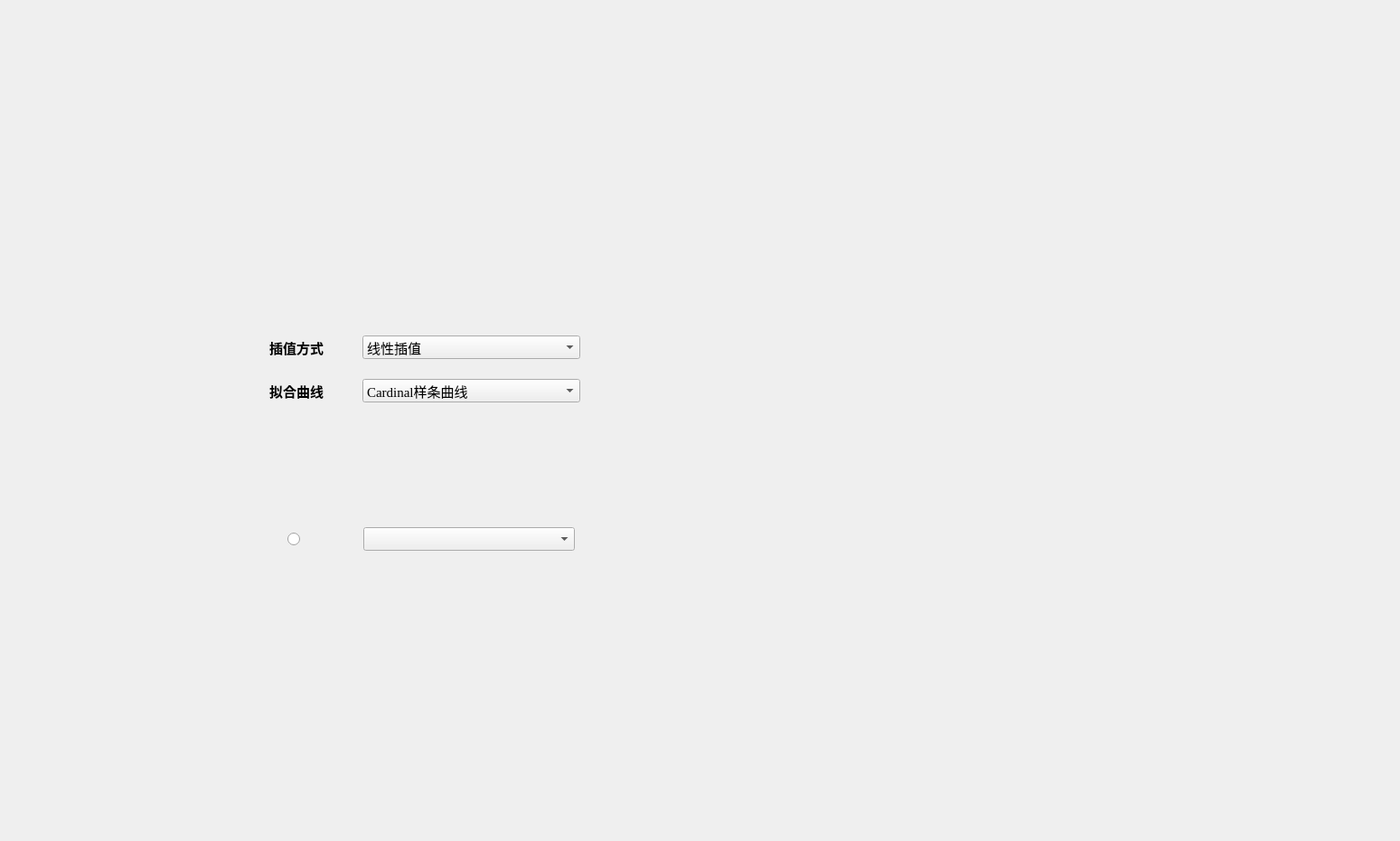
      <widget class="QWidget" name="hidePage">
       <widget class="QWidget" name="widget_38" native="true">
        <property name="geometry">
         <rect>
          <x>230</x>
          <y>60</y>
          <width>318</width>
          <height>60</height>
         </rect>
        </property>
        <layout class="QHBoxLayout" name="horizontalLayout_41">
         <property name="leftMargin">
          <number>0</number>
         </property>
         <property name="topMargin">
          <number>0</number>
         </property>
         <property name="rightMargin">
          <number>0</number>
         </property>
         <property name="bottomMargin">
          <number>0</number>
         </property>
         <item>
          <widget class="QPushButton" name="pushButton_34">
           <property name="sizePolicy">
            <sizepolicy hsizetype="Fixed" vsizetype="Fixed">
             <horstretch>0</horstretch>
             <verstretch>0</verstretch>
            </sizepolicy>
           </property>
           <property name="minimumSize">
            <size>
             <width>60</width>
             <height>60</height>
            </size>
           </property>
           <property name="text">
            <string/>
           </property>
           <property name="icon">
            <iconset resource="image.qrc">
             <normaloff>:/icon/resource/orignal_file.png</normaloff>:/icon/resource/orignal_file.png</iconset>
           </property>
           <property name="iconSize">
            <size>
             <width>40</width>
             <height>40</height>
            </size>
           </property>
           <property name="flat">
            <bool>true</bool>
           </property>
          </widget>
         </item>
         <item>
          <widget class="QPushButton" name="pushButton_67">
           <property name="sizePolicy">
            <sizepolicy hsizetype="Fixed" vsizetype="Fixed">
             <horstretch>0</horstretch>
             <verstretch>0</verstretch>
            </sizepolicy>
           </property>
           <property name="minimumSize">
            <size>
             <width>60</width>
             <height>60</height>
            </size>
           </property>
           <property name="text">
            <string/>
           </property>
           <property name="icon">
            <iconset resource="image.qrc">
             <normaloff>:/icon/resource/file.png</normaloff>:/icon/resource/file.png</iconset>
           </property>
           <property name="iconSize">
            <size>
             <width>40</width>
             <height>40</height>
            </size>
           </property>
           <property name="flat">
            <bool>true</bool>
           </property>
          </widget>
         </item>
        </layout>
       </widget>
       <widget class="QWidget" name="widget_42" native="true">
        <property name="geometry">
         <rect>
          <x>290</x>
          <y>340</y>
          <width>360</width>
          <height>121</height>
         </rect>
        </property>
        <property name="sizePolicy">
         <sizepolicy hsizetype="Preferred" vsizetype="Preferred">
          <horstretch>0</horstretch>
          <verstretch>4</verstretch>
         </sizepolicy>
        </property>
        <property name="styleSheet">
         <string notr="true"/>
        </property>
        <layout class="QVBoxLayout" name="verticalLayout_9">
         <property name="spacing">
          <number>0</number>
         </property>
         <property name="leftMargin">
          <number>8</number>
         </property>
         <property name="topMargin">
          <number>20</number>
         </property>
         <property name="rightMargin">
          <number>8</number>
         </property>
         <property name="bottomMargin">
          <number>5</number>
         </property>
         <item>
          <widget class="QWidget" name="widget_43" native="true">
           <layout class="QHBoxLayout" name="horizontalLayout_45">
            <property name="leftMargin">
             <number>0</number>
            </property>
            <property name="topMargin">
             <number>5</number>
            </property>
            <property name="rightMargin">
             <number>0</number>
            </property>
            <property name="bottomMargin">
             <number>5</number>
            </property>
            <item>
             <widget class="QLabel" name="label_20">
              <property name="sizePolicy">
               <sizepolicy hsizetype="Preferred" vsizetype="Preferred">
                <horstretch>2</horstretch>
                <verstretch>0</verstretch>
               </sizepolicy>
              </property>
              <property name="font">
               <font>
                <family>Microsoft YaHei</family>
                <pointsize>11</pointsize>
                <weight>75</weight>
                <bold>true</bold>
               </font>
              </property>
              <property name="text">
               <string>插值方式</string>
              </property>
             </widget>
            </item>
            <item>
             <widget class="QComboBox" name="comboBox_6">
              <property name="sizePolicy">
               <sizepolicy hsizetype="Preferred" vsizetype="Fixed">
                <horstretch>5</horstretch>
                <verstretch>0</verstretch>
               </sizepolicy>
              </property>
              <property name="font">
               <font>
                <family>Times New Roman</family>
                <pointsize>11</pointsize>
                <weight>50</weight>
                <bold>false</bold>
               </font>
              </property>
              <property name="focusPolicy">
               <enum>Qt::NoFocus</enum>
              </property>
              <item>
               <property name="text">
                <string>线性插值</string>
               </property>
              </item>
              <item>
               <property name="text">
                <string>三次插值</string>
               </property>
              </item>
              <item>
               <property name="text">
                <string>最近邻插值</string>
               </property>
              </item>
             </widget>
            </item>
           </layout>
          </widget>
         </item>
         <item>
          <widget class="QWidget" name="widget_44" native="true">
           <layout class="QHBoxLayout" name="horizontalLayout_46">
            <property name="leftMargin">
             <number>0</number>
            </property>
            <property name="topMargin">
             <number>5</number>
            </property>
            <property name="rightMargin">
             <number>0</number>
            </property>
            <property name="bottomMargin">
             <number>5</number>
            </property>
            <item>
             <widget class="QLabel" name="label_21">
              <property name="sizePolicy">
               <sizepolicy hsizetype="Preferred" vsizetype="Preferred">
                <horstretch>2</horstretch>
                <verstretch>0</verstretch>
               </sizepolicy>
              </property>
              <property name="font">
               <font>
                <family>Microsoft YaHei</family>
                <pointsize>11</pointsize>
                <weight>75</weight>
                <bold>true</bold>
               </font>
              </property>
              <property name="text">
               <string>拟合曲线</string>
              </property>
             </widget>
            </item>
            <item>
             <widget class="QComboBox" name="comboBox_7">
              <property name="sizePolicy">
               <sizepolicy hsizetype="Preferred" vsizetype="Fixed">
                <horstretch>5</horstretch>
                <verstretch>0</verstretch>
               </sizepolicy>
              </property>
              <property name="font">
               <font>
                <family>Times New Roman</family>
                <pointsize>11</pointsize>
               </font>
              </property>
              <property name="focusPolicy">
               <enum>Qt::NoFocus</enum>
              </property>
              <item>
               <property name="text">
                <string>Cardinal样条曲线</string>
               </property>
              </item>
              <item>
               <property name="text">
                <string>二次曲线</string>
               </property>
              </item>
             </widget>
            </item>
           </layout>
          </widget>
         </item>
        </layout>
       </widget>
       <widget class="QWidget" name="widget_45" native="true">
        <property name="geometry">
         <rect>
          <x>310</x>
          <y>530</y>
          <width>334</width>
          <height>118</height>
         </rect>
        </property>
        <property name="sizePolicy">
         <sizepolicy hsizetype="Preferred" vsizetype="Preferred">
          <horstretch>0</horstretch>
          <verstretch>4</verstretch>
         </sizepolicy>
        </property>
        <layout class="QHBoxLayout" name="horizontalLayout_47">
         <property name="leftMargin">
          <number>8</number>
         </property>
         <property name="topMargin">
          <number>20</number>
         </property>
         <property name="rightMargin">
          <number>8</number>
         </property>
         <property name="bottomMargin">
          <number>5</number>
         </property>
         <item>
          <widget class="QRadioButton" name="radioButton_2">
           <property name="enabled">
            <bool>true</bool>
           </property>
           <property name="sizePolicy">
            <sizepolicy hsizetype="Minimum" vsizetype="Fixed">
             <horstretch>1</horstretch>
             <verstretch>0</verstretch>
            </sizepolicy>
           </property>
           <property name="font">
            <font>
             <pointsize>11</pointsize>
            </font>
           </property>
           <property name="text">
            <string/>
           </property>
           <property name="checkable">
            <bool>false</bool>
           </property>
           <property name="checked">
            <bool>false</bool>
           </property>
          </widget>
         </item>
         <item>
          <widget class="QComboBox" name="comboBox_8">
           <property name="sizePolicy">
            <sizepolicy hsizetype="Preferred" vsizetype="Fixed">
             <horstretch>3</horstretch>
             <verstretch>0</verstretch>
            </sizepolicy>
           </property>
           <property name="font">
            <font>
             <family>Times New Roman</family>
             <pointsize>11</pointsize>
            </font>
           </property>
           <property name="focusPolicy">
            <enum>Qt::NoFocus</enum>
           </property>
           <property name="styleSheet">
            <string notr="true"/>
           </property>
          </widget>
         </item>
        </layout>
       </widget>
       <widget class="QWidget" name="cpr" native="true">
        <property name="geometry">
         <rect>
          <x>820</x>
          <y>50</y>
          <width>720</width>
          <height>711</height>
         </rect>
        </property>
        <property name="styleSheet">
         <string notr="true">border:none;</string>
        </property>
       </widget>
       <widget class="QWidget" name="blend" native="true">
        <property name="geometry">
         <rect>
          <x>720</x>
          <y>210</y>
          <width>720</width>
          <height>711</height>
         </rect>
        </property>
        <property name="styleSheet">
         <string notr="true">border:none;</string>
        </property>
       </widget>
      </widget>
